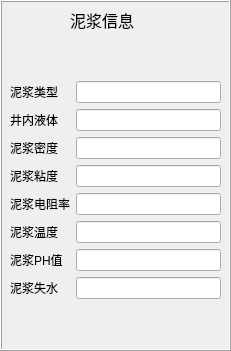
     <widget class="QFrame" name="frame_2">
      <property name="geometry">
       <rect>
        <x>380</x>
        <y>370</y>
        <width>231</width>
        <height>351</height>
       </rect>
      </property>
      <property name="styleSheet">
       <string notr="true">font: 10pt &quot;黑体&quot;;</string>
      </property>
      <property name="frameShape">
       <enum>QFrame::Box</enum>
      </property>
      <property name="frameShadow">
       <enum>QFrame::Raised</enum>
      </property>
      <widget class="QWidget" name="layoutWidget">
       <property name="geometry">
        <rect>
         <x>10</x>
         <y>40</y>
         <width>211</width>
         <height>301</height>
        </rect>
       </property>
       <property name="styleSheet">
        <string notr="true">font: 10pt &quot;黑体&quot;;</string>
       </property>
       <layout class="QGridLayout" name="gridLayout_3">
        <item row="0" column="0">
         <layout class="QVBoxLayout" name="verticalLayout_23">
          <item>
           <widget class="QLabel" name="label_55">
            <property name="styleSheet">
             <string notr="true">font: 10pt &quot;黑体&quot;;</string>
            </property>
            <property name="text">
             <string>泥浆类型</string>
            </property>
           </widget>
          </item>
          <item>
           <widget class="QLabel" name="label_59">
            <property name="styleSheet">
             <string notr="true">font: 10pt &quot;黑体&quot;;</string>
            </property>
            <property name="text">
             <string>井内液体</string>
            </property>
           </widget>
          </item>
          <item>
           <widget class="QLabel" name="label_56">
            <property name="styleSheet">
             <string notr="true">font: 10pt &quot;黑体&quot;;</string>
            </property>
            <property name="text">
             <string>泥浆密度</string>
            </property>
           </widget>
          </item>
          <item>
           <widget class="QLabel" name="label_57">
            <property name="styleSheet">
             <string notr="true">font: 10pt &quot;黑体&quot;;</string>
            </property>
            <property name="text">
             <string>泥浆粘度</string>
            </property>
           </widget>
          </item>
          <item>
           <widget class="QLabel" name="label_60">
            <property name="styleSheet">
             <string notr="true">font: 10pt &quot;黑体&quot;;</string>
            </property>
            <property name="text">
             <string>泥浆电阻率</string>
            </property>
           </widget>
          </item>
          <item>
           <widget class="QLabel" name="label_61">
            <property name="styleSheet">
             <string notr="true">font: 10pt &quot;黑体&quot;;</string>
            </property>
            <property name="text">
             <string>泥浆温度</string>
            </property>
           </widget>
          </item>
          <item>
           <widget class="QLabel" name="label_62">
            <property name="styleSheet">
             <string notr="true">font: 10pt &quot;黑体&quot;;</string>
            </property>
            <property name="text">
             <string>泥浆PH值</string>
            </property>
           </widget>
          </item>
          <item>
           <widget class="QLabel" name="label_58">
            <property name="styleSheet">
             <string notr="true">font: 10pt &quot;黑体&quot;;</string>
            </property>
            <property name="text">
             <string>泥浆失水</string>
            </property>
           </widget>
          </item>
         </layout>
        </item>
        <item row="0" column="1">
         <layout class="QVBoxLayout" name="verticalLayout_24">
          <item>
           <widget class="QLineEdit" name="lineEdit_60">
            <property name="styleSheet">
             <string notr="true">font: 10pt &quot;黑体&quot;;</string>
            </property>
           </widget>
          </item>
          <item>
           <widget class="QLineEdit" name="lineEdit_64">
            <property name="styleSheet">
             <string notr="true">font: 10pt &quot;黑体&quot;;</string>
            </property>
            <property name="text">
             <string/>
            </property>
           </widget>
          </item>
          <item>
           <widget class="QLineEdit" name="lineEdit_61">
            <property name="styleSheet">
             <string notr="true">font: 10pt &quot;黑体&quot;;</string>
            </property>
            <property name="text">
             <string/>
            </property>
           </widget>
          </item>
          <item>
           <widget class="QLineEdit" name="lineEdit_62">
            <property name="styleSheet">
             <string notr="true">font: 10pt &quot;黑体&quot;;</string>
            </property>
            <property name="text">
             <string/>
            </property>
           </widget>
          </item>
          <item>
           <widget class="QLineEdit" name="lineEdit_66">
            <property name="styleSheet">
             <string notr="true">font: 10pt &quot;黑体&quot;;</string>
            </property>
            <property name="text">
             <string/>
            </property>
           </widget>
          </item>
          <item>
           <widget class="QLineEdit" name="lineEdit_67">
            <property name="styleSheet">
             <string notr="true">font: 10pt &quot;黑体&quot;;</string>
            </property>
            <property name="text">
             <string/>
            </property>
           </widget>
          </item>
          <item>
           <widget class="QLineEdit" name="lineEdit_68">
            <property name="styleSheet">
             <string notr="true">font: 10pt &quot;黑体&quot;;</string>
            </property>
            <property name="text">
             <string/>
            </property>
           </widget>
          </item>
          <item>
           <widget class="QLineEdit" name="lineEdit_63">
            <property name="styleSheet">
             <string notr="true">font: 10pt &quot;黑体&quot;;</string>
            </property>
            <property name="text">
             <string/>
            </property>
           </widget>
          </item>
         </layout>
        </item>
       </layout>
      </widget>
      <widget class="QLabel" name="label_45">
       <property name="geometry">
        <rect>
         <x>70</x>
         <y>10</y>
         <width>91</width>
         <height>20</height>
        </rect>
       </property>
       <property name="font">
        <font>
         <family>黑体</family>
         <pointsize>12</pointsize>
         <weight>50</weight>
         <italic>false</italic>
         <bold>false</bold>
        </font>
       </property>
       <property name="styleSheet">
        <string notr="true">font: 12pt &quot;黑体&quot;;</string>
       </property>
       <property name="text">
        <string>泥浆信息</string>
       </property>
      </widget>
     </widget>
